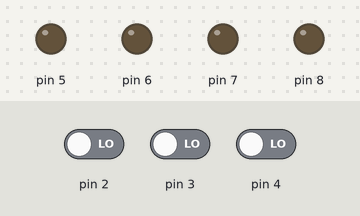
Recording of a sketch running on a simulated Arduino Uno, built with avr-gcc and run on an emulated ATmega328P. On the bench: output pins drawn as LEDs (lit = HIGH). The test bench sets the inputs (shaded band); at power-on: pin 4 LOW, pin 3 LOW, pin 2 LOW. Random numbers use the default seed unless the sketch sets one; what the sketch prints to the serial monitor is not drawn.

Above: at 1.2 s.
1.3 s: pin 4 driven HIGH
At 2.0 s:
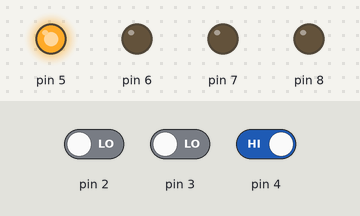
2.8 s: pin 3 driven HIGH and pin 4 driven LOW
At 3.1 s:
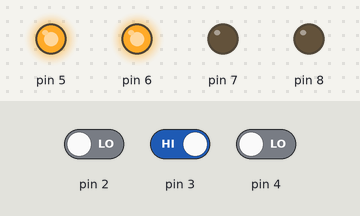
4.3 s: pin 4 driven HIGH
At 6.2 s:
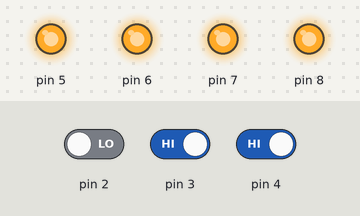
Timing chart, 0 to 7.7 s (numbered marks = the images above; inputs shaded):
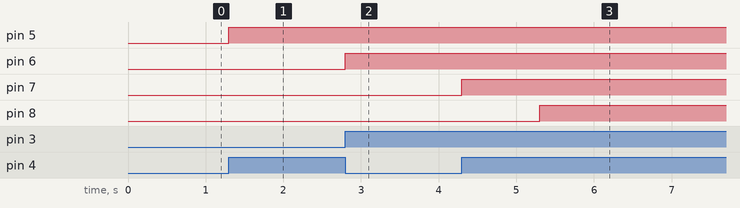

The sketch:

safeCracker.ino
```cpp
int x = 0;
int code1;
int code2;
int code3;
int num = 1;


void setup() {
  // put your setup code here, to run once:
  //LIGHTS
  pinMode(5,OUTPUT);
   pinMode(6,OUTPUT);
    pinMode(7,OUTPUT);
     pinMode(8,OUTPUT);
  //SWITCHES
  pinMode(2,INPUT);
   pinMode(3,INPUT);
    pinMode(4,INPUT);


  Serial.begin(9600);

  randomSeed(analogRead(0));
  code1=random(2,5);
  code2=random(2,5);
  code3=random(2,5);

  Serial.println(code1);
  Serial.println(code2);
  Serial.println(code3);

 }

void loop() {

  // put your main code here, to run repeatedly

  if(num == 1){
    if(digitalRead(2)==HIGH){
      x=2;
    }
    if(digitalRead(3)==HIGH){
      x=3;
    }
    if(digitalRead(4)==HIGH){
      x=4;
    }
    if(code1==x){
      digitalWrite(5,HIGH);
      num=1+num;
      }
    }

  if(num == 2){
  x=0;
    if(digitalRead(2)==HIGH){
      x=2;
    }
    if(digitalRead(3)==HIGH){
      x=3;
    }
    if(digitalRead(4)==HIGH){
      x=4;
    }
    if(code2==x){
      digitalWrite(6,HIGH);
     num=num+1;
      }
    }

  if(num == 3){
  x=0;
    if(digitalRead(2)==HIGH){
      x=2;
    }
    if(digitalRead(3)==HIGH){
      x=3;
    }
    if(digitalRead(4)==HIGH){
      x=4;
    }
    if(code3==x){
      digitalWrite(7,HIGH);
      num=1+num;
      }
    }

    if(num==4){
      delay(1000);
      digitalWrite(8,HIGH);
    }


}
```

Measured:
- after the input at 1.3 s, pin 5: LOW → HIGH at once
- after the input at 2.8 s, pin 6: LOW → HIGH at once
- after the input at 4.3 s, pin 7: LOW → HIGH at once; pin 8: LOW → HIGH after 1.0 s
